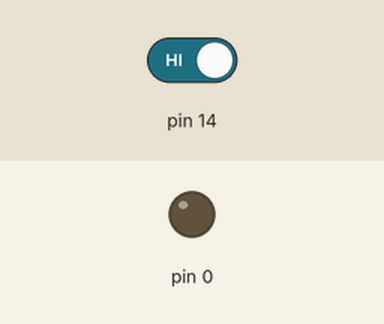
A sketch run on a simulated Arduino Uno, built with avr-gcc and run on an emulated ATmega328P. Parts: output pins drawn as LEDs (lit = HIGH). Inputs (shaded band) come from the test bench; at power-on: pin 14 HIGH.

Above: at 0.8 s.
0.9 s: pin 14 driven LOW
At 1.8 s:
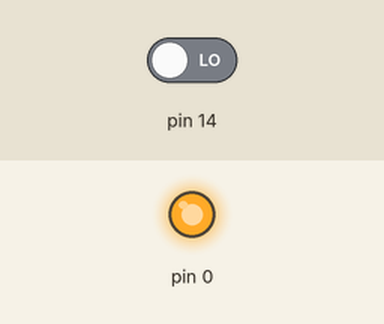
2.4 s: pin 14 driven HIGH
At 3.0 s:
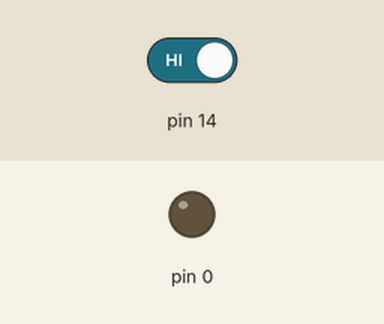
Timing chart, 0 to 5.4 s (numbered marks = the images above; inputs shaded):
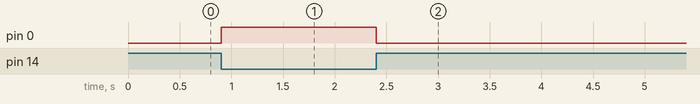

The sketch:

Test2.ino
```cpp
#define F_CPU 8000000UL // define clock frequency
#include <avr/io.h>//port mapping defined in this library
#include <util/delay.h>

int main(void)

{
  DDRC &= (0 << PC0);
  DDRD |= (1 << PD0);// Data Direction Register; Or given for left shifting 1
  uint8_t inputTemp = 0;


  while (1)            // Infinite loop for micro controller; 1 for true condition

  {
    inputTemp = PINC & 0x01; //High Check
                  // pin is pulled up
      if(inputTemp == 0x00)
      {
        PORTD |= (1<<PD0);
      }
      else
      {
        PORTD &=~ (1<<PD0);
      }

  }
  return 0;
}
```

Measured:
- after the input at 0.9 s, pin 0: LOW → HIGH at once
- after the input at 2.4 s, pin 0: HIGH → LOW at once
